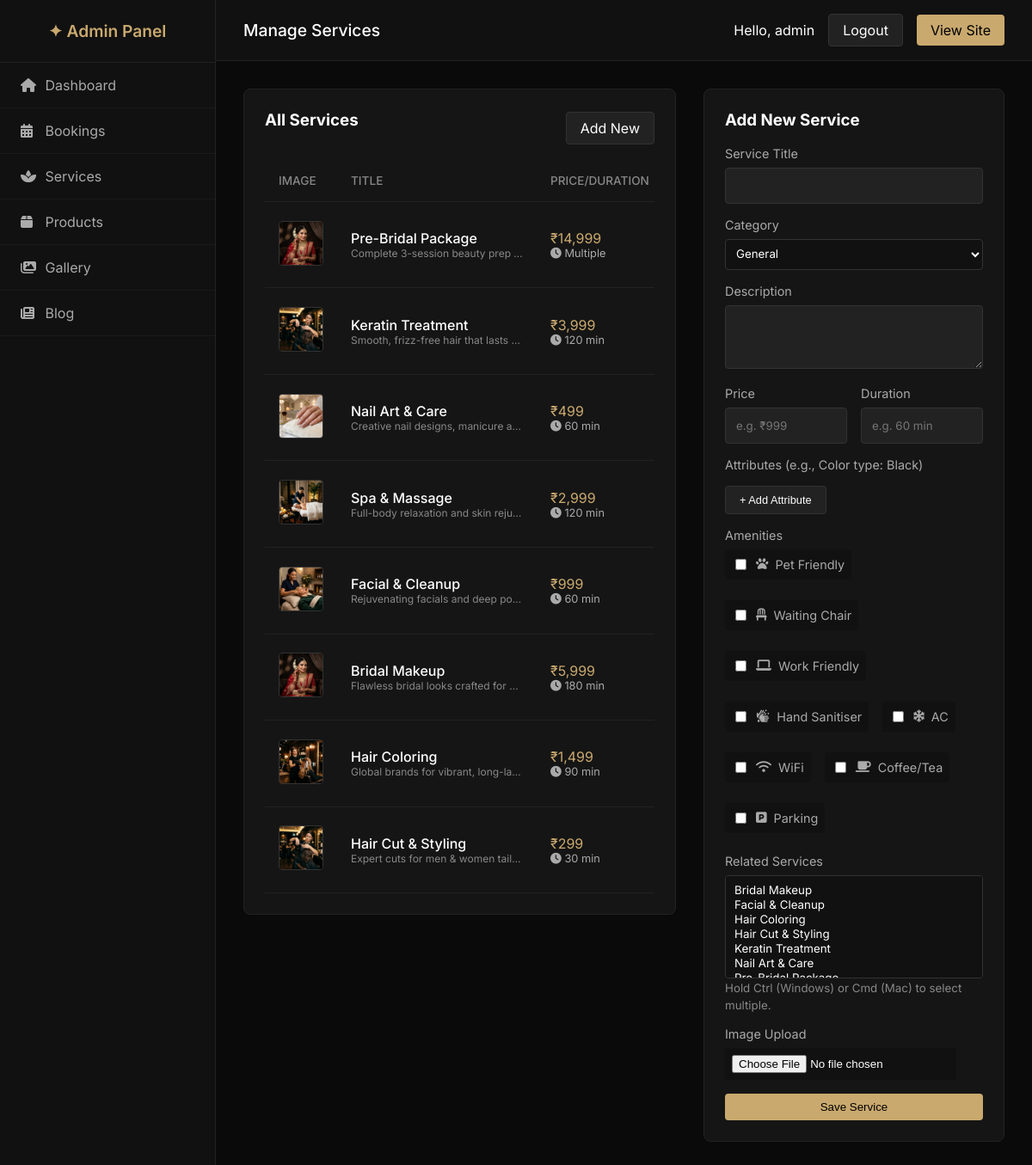
Screenshot of /admin/services.php (signed in) with the database file from the repository.
### tables this page shows
CREATE TABLE services (
                id INTEGER PRIMARY KEY AUTOINCREMENT,
                category TEXT NOT NULL,
                title TEXT NOT NULL,
                description TEXT,
                price TEXT,
                duration TEXT,
                image TEXT
            , attributes TEXT, amenities TEXT, related_services TEXT);

### admin/services.php (the view, shortened to what this page needs)
<?php
require_once __DIR__ . '/config.php';
require_once __DIR__ . '/layout.php';
$count = $db->query("SELECT COUNT(*) FROM services")->fetchColumn();
$edit_service = null;
?>
<div style="display:flex; gap: 2rem; align-items: flex-start; flex-wrap: wrap;">
    <div class="card" style="flex: 2; min-width: 300px;">
        <div style="display:flex; justify-content:space-between; align-items:center;">
            <h3 style="margin-top:0;">All Services</h3>
            <?php if ($count == 0): ?>
                <a href="?populate=1" class="btn btn-gold">Load Default Services</a>
            <?php else: ?>
                <a href="/admin/services.php" class="btn">Add New</a>
            <?php endif; ?>
        </div>
        <div class="table-responsive">
            <table>
                <thead>
                    <tr>
                        <th>Image</th>
                        <th>Title</th>
                        <th>Price/Duration</th>
                    </tr>
                </thead>
                <tbody>
                    <?php
                    $services = $db->query("SELECT * FROM services ORDER BY id DESC")->fetchAll();
                    if (!$services): ?>
                    <tr><td colspan="4" style="text-align:center;">No services found.</td></tr>
                    <?php else: foreach($services as $s): ?>
                    <tr>
                        <td>
                            <?php if($s['image']): ?>
                                <img src="/images/<?= htmlspecialchars($s['image']) ?>" alt="" style="width:50px; height:50px; object-fit:cover; border-radius:4px; border:1px solid #333;">
                            <?php else: ?>
                                <div style="width:50px; height:50px; background:#222; border-radius:4px;"></div>
                            <?php endif; ?>
                        </td>
                        <td>
                            <div style="font-weight: 500;"><?= htmlspecialchars($s['title']) ?></div>
                            <div style="font-size:.75rem; color:#888; max-width:200px; white-space:nowrap; overflow:hidden; text-overflow:ellipsis;"><?= htmlspecialchars($s['description']) ?></div>
                        </td>
                        <td>
                            <div style="color:#c9a96e;"><?= htmlspecialchars($s['price']) ?></div>
                            <div style="font-size:.8rem; color:#aaa;"><i class="fas fa-clock"></i> <?= htmlspecialchars($s['duration']) ?></div>
                        </td>
                    </tr>
                    <?php endforeach; endif; ?>
                </tbody>
            </table>
        </div>
    </div>
    <div class="card" style="flex: 1; min-width: 300px; position: sticky; top: 2rem;">
        <h3 style="margin-top:0;"><?= $edit_service ? 'Edit Service' : 'Add New Service' ?></h3>
        <form method="post" enctype="multipart/form-data">
            <div class="form-group">
                <label>Service Title</label>
                <input type="text" name="title" required value="<?= $edit_service ? htmlspecialchars($edit_service['title']) : '' ?>">
            </div>
            <div class="form-group">
                <label>Category</label>
                <select name="category" required style="width:100%; padding:0.5rem; background:#111; color:#fff; border:1px solid #333;">
                    <?php
                    $cats = [
                        'General',
                        'Hair Styling Services',
                        'Beard Grooming Services',
                        'Manicure & Pedicure Services',
                        'Face Care Services',
                        'Hair Care Services',
                        'Waxing Services',
                        'Hair Treatment Services',
                        'Make Up Services'
                    ];
                    $current_cat = $edit_service ? $edit_service['category'] : 'General';
                    foreach($cats as $c):
                    ?>
                    <option value="<?= htmlspecialchars($c) ?>" <?= $c === $current_cat ? 'selected' : '' ?>><?= htmlspecialchars($c) ?></option>
                    <?php endforeach; ?>
                </select>
            </div>
            <div class="form-group">
                <label>Description</label>
                <textarea name="description" rows="3" required><?= $edit_service ? htmlspecialchars($edit_service['description']) : '' ?></textarea>
            </div>
            <div style="display:flex; gap:1rem;">
                <div class="form-group" style="flex:1;">
                    <label>Price</label>
                    <input type="text" name="price" placeholder="e.g. ₹999" required value="<?= $edit_service ? htmlspecialchars($edit_service['price']) : '' ?>">
                </div>
                <div class="form-group" style="flex:1;">
                    <label>Duration</label>
                    <input type="text" name="duration" placeholder="e.g. 60 min" required value="<?= $edit_service ? htmlspecialchars($edit_service['duration']) : '' ?>">
                </div>
            </div>
            <div class="form-group">
                <label>Attributes (e.g., Color type: Black)</label>
                <button type="button" class="btn" onclick="addAttrRow()" style="margin-top:0.5rem; font-size:0.8rem;">+ Add Attribute</button>
            </div>
            <div class="form-group">
                <label>Amenities</label>
                <div style="display:flex; flex-wrap:wrap; gap:1rem;">
                    <?php
                    $amenity_options = [
                        'Pet Friendly' => 'fas fa-paw',
                        'Waiting Chair' => 'fas fa-chair',
                        'Work Friendly' => 'fas fa-laptop',
                        'Hand Sanitiser' => 'fas fa-hands-wash',
                        'AC' => 'fas fa-snowflake',
                        'WiFi' => 'fas fa-wifi',
                        'Coffee/Tea' => 'fas fa-coffee',
                        'Parking' => 'fas fa-parking'
                    ];
                    $selected_amenities = $edit_service && isset($edit_service['amenities']) ? json_decode($edit_service['amenities'], true) : [];
                    foreach ($amenity_options as $aname => $aicon):
                    ?>
                    <label style="display:flex; align-items:center; gap:0.5rem; background:#111; padding:0.5rem; border-radius:4px; cursor:pointer;">
                        <input type="checkbox" name="amenities[]" value="<?= htmlspecialchars($aname) ?>" <?= in_array($aname, $selected_amenities) ? 'checked' : '' ?>>
                        <i class="<?= $aicon ?>"></i> <?= $aname ?>
                    </label>
                    <?php endforeach; ?>
                </div>
            </div>
            <div class="form-group">
                <label>Related Services</label>
                <select name="related_services[]" multiple style="width:100%; height:120px; background:#111; color:#fff; border:1px solid #333; padding:0.5rem;">
                    <?php
                    $all_srvs = $db->query("SELECT id, title FROM services ORDER BY title ASC")->fetchAll();
                    $selected_related = $edit_service && isset($edit_service['related_services']) ? json_decode($edit_service['related_services'], true) : [];
                    foreach ($all_srvs as $srv):
                    ?>
                    <option value="<?= $srv['id'] ?>" <?= in_array($srv['id'], $selected_related) ? 'selected' : '' ?>><?= htmlspecialchars($srv['title']) ?></option>
                    <?php endforeach; ?>
                </select>
                <small style="color:#888;">Hold Ctrl (Windows) or Cmd (Mac) to select multiple.</small>
            </div>
            <div class="form-group">
                <label>Image Upload</label>
                <input type="file" name="image" accept="image/*" style="padding:.5rem; background:#111;">
            </div>
            <button type="submit" class="btn btn-gold" style="width:100%;"><?= $edit_service ? 'Update Service' : 'Save Service' ?></button>
        </form>
    </div>
</div>

### admin/layout.php (style rules this page uses)
body { margin: 0; font-family: 'Inter', sans-serif; background: #0a0a0a; color: #fff; display: flex; min-height: 100vh; }
.card { background: #151515; border: 1px solid #222; border-radius: 8px; padding: 1.5rem; margin-bottom: 1.5rem; }
.table-responsive { overflow-x: auto; }
table { width: 100%; border-collapse: collapse; margin-top: 1rem; }
th, td { padding: 1rem; text-align: left; border-bottom: 1px solid #222; }
th { color: #888; font-weight: 500; font-size: .85rem; text-transform: uppercase; }
.btn { display: inline-block; padding: .5rem 1rem; background: #222; color: #fff; text-decoration: none; border-radius: 4px; border: 1px solid #333; cursor: pointer; }
.btn-gold { background: #c9a96e; color: #000; border: none; }
.form-group { margin-bottom: 1rem; }
label { display: block; margin-bottom: .5rem; font-size: .9rem; color: #aaa; }
input[type="text"], input[type="email"], input[type="date"], input[type="time"], input[type="number"], select, textarea { width: 100%; padding: .75rem; border: 1px solid #333; border-radius: 4px; background: #222; color: #fff; box-sizing: border-box; font-family: inherit; }

### rows the page displays
services: image (picture), title "Pre-Bridal Package", description "Complete 3-session beauty prep…", price "₹14,999", duration "Multiple", $srv['id'] 8 (drawn)
services: image (picture), title "Keratin Treatment", description "Smooth, frizz-free hair that lasts…", price "₹3,999", duration "120 min", $srv['id'] 7 (drawn)
services: image (picture), title "Nail Art & Care", description "Creative nail designs, manicure a…", price "₹499", duration "60 min", $srv['id'] 6 (drawn)
services: image (picture), title "Spa & Massage", description "Full-body relaxation and skin reju…", price "₹2,999", duration "120 min"
services: image (picture), title "Facial & Cleanup", description "Rejuvenating facials and deep po…", price "₹999", duration "60 min", $srv['id'] 4 (drawn)
services: image (picture), title "Bridal Makeup", description "Flawless bridal looks crafted for…", price "₹5,999", duration "180 min", $srv['id'] 3 (drawn)
services: image (picture), title "Hair Coloring", description "Global brands for vibrant, long-la…", price "₹1,499", duration "90 min", $srv['id'] 2 (drawn)
services: image (picture), title "Hair Cut & Styling", description "Expert cuts for men & women tail…", price "₹299", duration "30 min", $srv['id'] 1 (drawn)

### other values shown
$title "Manage Services"
$_SESSION['admin_username'] "admin"
$aname "Pet Friendly"
$aname "Waiting Chair"
$aname "Work Friendly"
$aname "Hand Sanitiser"
$aname "AC"
$aname "WiFi"
$aname "Coffee/Tea"
$aname "Parking"
form field category "General"
